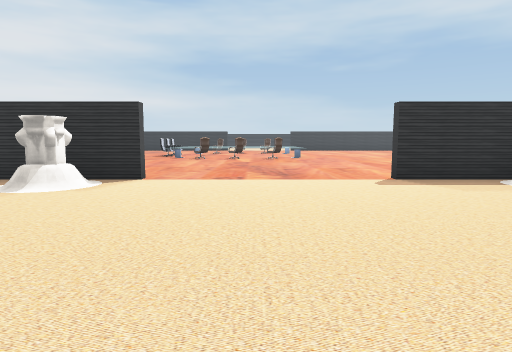
view 1 (above)

22 first-person views from a walk through a 3-D level made in the Unity game engine. The camera is 1.5 m above the floor, tilts 6° down and sees 75° across. Doors are open. The floor is counted in squares, 2 m on a side. Each view is taken from the middle of a square. On the plan, view 1 faces up. The plan holds only what a view shows up to about 11 squares ahead; the rest is blank. The place goes on beyond the plan. Some animated figures are not drawn. Some surface patterns are stand-ins.

view 2
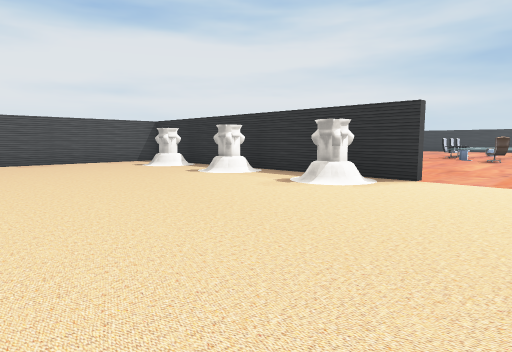

view 3
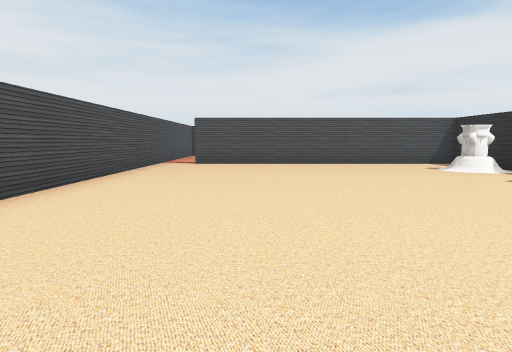

view 4
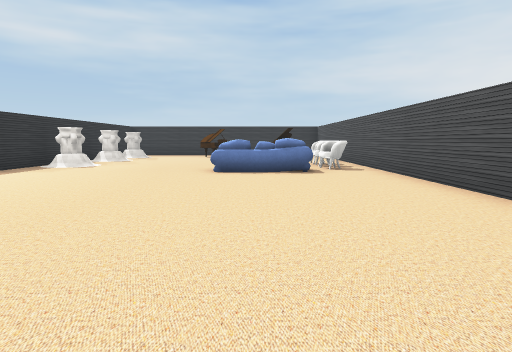

view 5
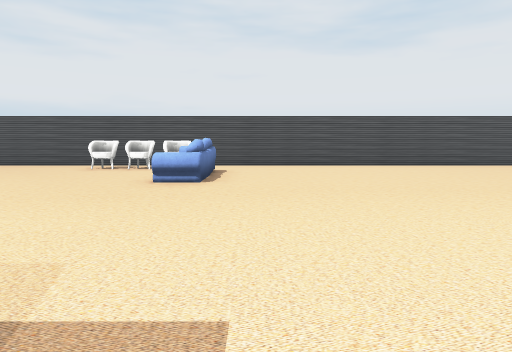

view 6
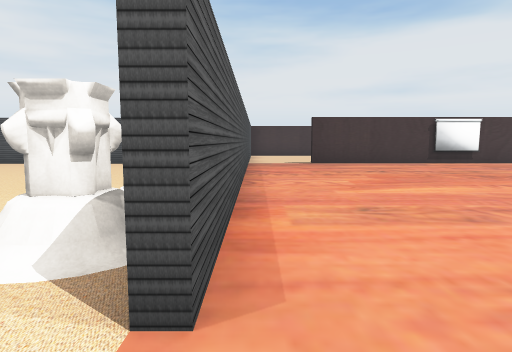

view 7
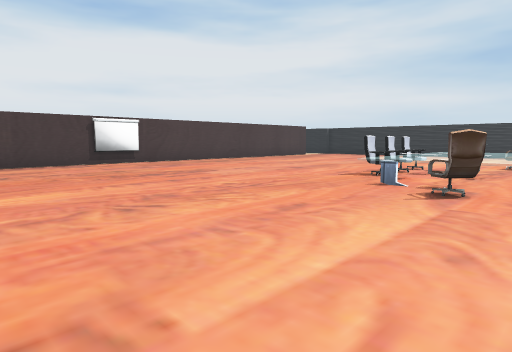

view 8
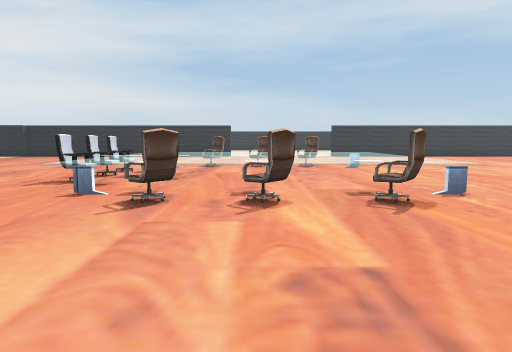

view 9
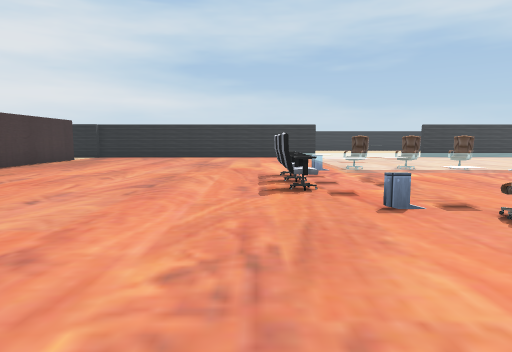

view 10
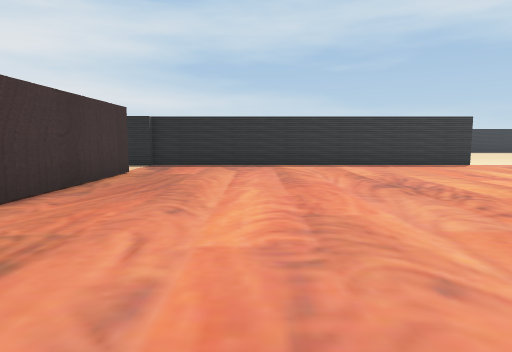

view 11
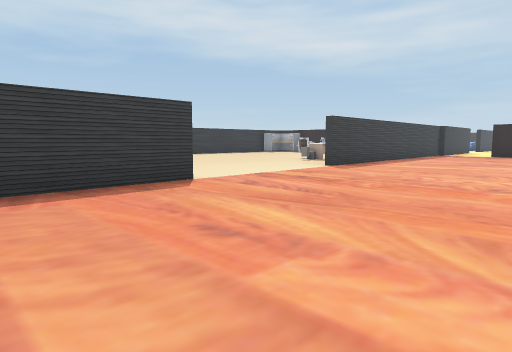

view 12
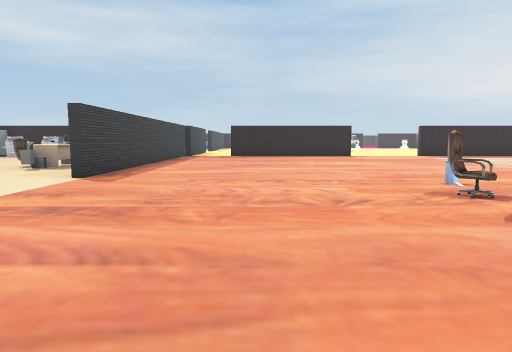

view 13
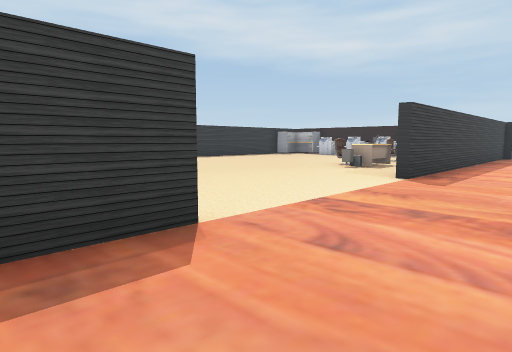

view 14
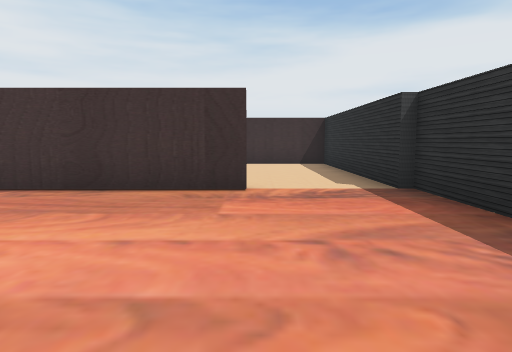

view 15
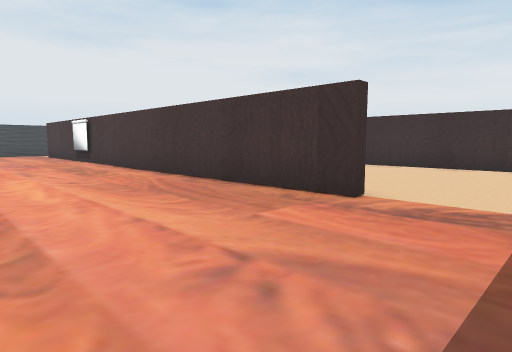

view 16
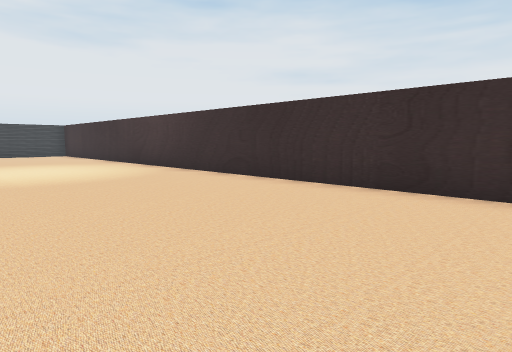

view 17
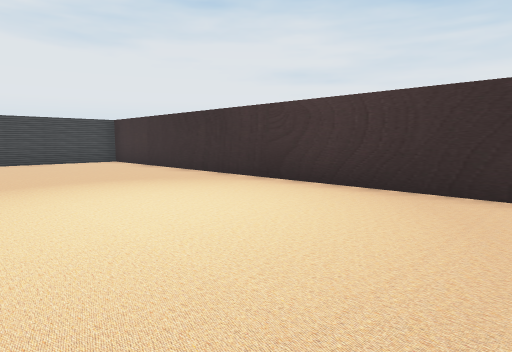

view 18
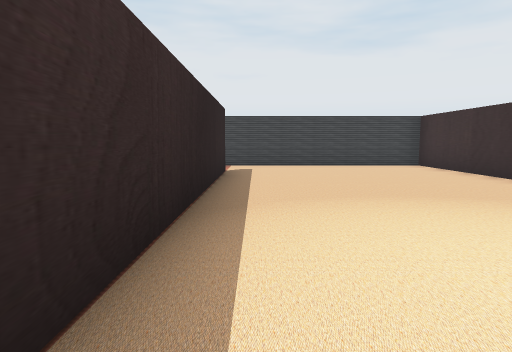

view 19
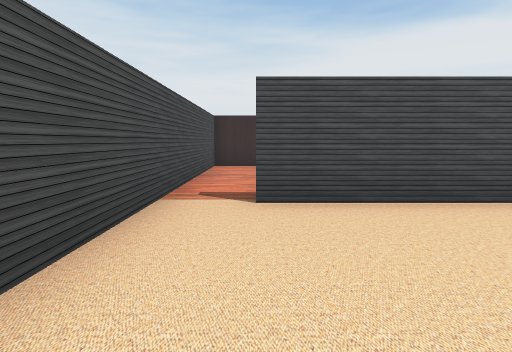

view 20
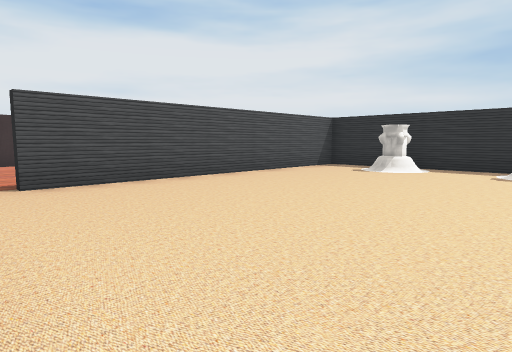

view 21
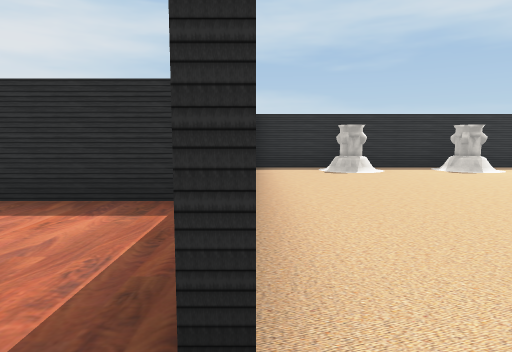

view 22
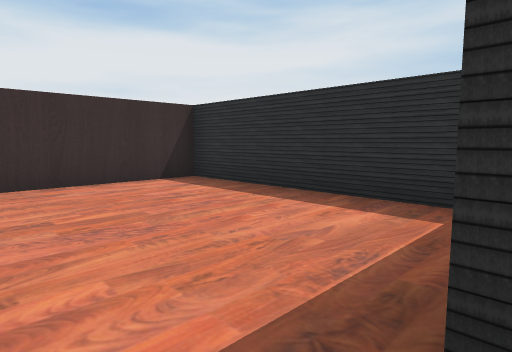

### Floor plan
Key: @ floor where view 1 was taken; # wall or solid block; . floor; ^ raised ledge; S sofa; C chair; B bin; E desk; O other object.
Columns run from 18 left of view 1 to 7 right of it. Each row starts with its distance up from view 1.
 30                   .....BC
 29                  ......EO
 28                  ........
 27 ################.....#####
 26 #.........................
 25 #.........................
 24 #.........................
 23 #.....#...................
 22 #.....#...................
 21 #.....#...................
 20 #.... #.........CC.C......
 19 #.....#.......^^    ^.....
 18 #.....#.......C     ^.....
 17 #.....#.......COO   ^.....
 16 #.....#.......C     ^.....
 15 #.....#.......^OOO^O^.  ..
 14 #.....#.........CC.C.
 13 #.....#..............
 12 #.....#.............
 11 #.....#................
 10 #.....#................
  9 #.....#................
  8 #.....................
  7 #.....##########.....####
  6 #######.OO.OO.OO.......O
  5       #.O..O..O........O.
  4       #..................
  3       #..................
  2       #..................
  1 #######..............SS...
  0 #.....#...........@..S ...
 -1 #.....#..............SS...
 -2 #.....#...............CCC.
 -3 #.........................
 -4 ##########################

Where each view was taken, in squares from view 1:
view 1: 0 up, 0 right, facing up
view 2: 0 up, 0 right, facing up-left
view 3: 0 up, 1 left, facing left
view 4: 0 up, 5 left, facing right
view 5: 7 up, 2 right, facing down
view 6: 7 up, 1 left, facing left
view 7: 9 up, 1 left, facing up-left
view 8: 10 up, 1 left, facing up
view 9: 11 up, 5 left, facing up
view 10: 16 up, 9 left, facing up
view 11: 21 up, 6 left, facing up-right
view 12: 23 up, 4 left, facing right
view 13: 24 up, 4 left, facing up-right
view 14: 24 up, 7 left, facing left
view 15: 26 up, 8 left, facing down-left
view 16: 25 up, 13 left, facing down-left
view 17: 19 up, 13 left, facing down-left
view 18: 17 up, 13 left, facing down
view 19: 2 down, 8 left, facing left
view 20: 3 down, 6 left, facing up-left
view 21: 3 down, 12 left, facing up
view 22: 3 down, 12 left, facing up-left
